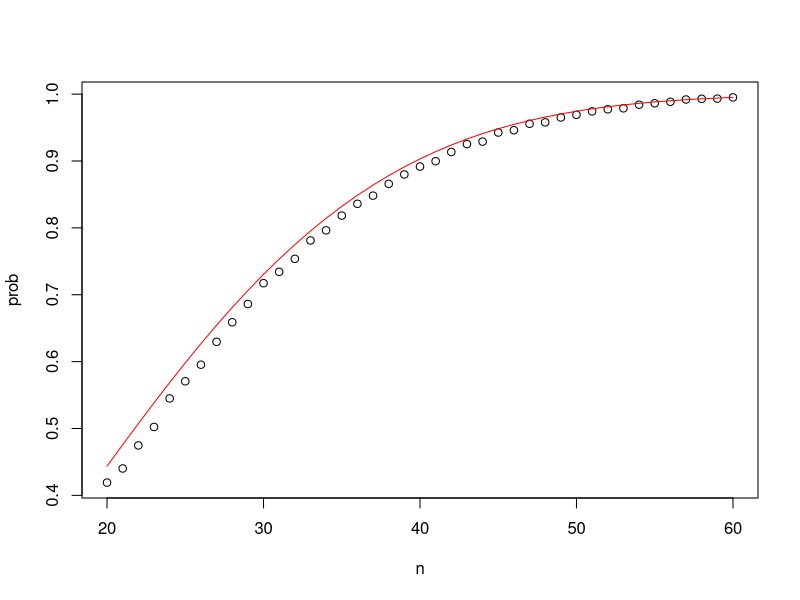

This chart was generated by the following R code:
# Find probability of students having same birthday in class

# Compute probability of students having same birthday using Monte carlo simulation
compute_prob <- function(n ,B=10000) {
  same_day <- replicate( B ,{
    bdays <- sample(1:365, n, replace=TRUE)
    any(duplicated(bdays))
  })
  mean(same_day)
}

# Compute probability  of students having same birthday using exact computations
exact_prob <- function(n) {
  unique_bday <- seq(365, 365-n)/365
  1 - prod(unique_bday)
}

# Plot the graph of probability for same birthday using Monte carlo and exact coputation
# number of students
n <- seq(20,60)
prob <- sapply(n, compute_prob)
eprob <- sapply(n, exact_prob)

# Plot monte carlo probability and draw line of exact probability
plot(n, prob)
lines(n, eprob, col="red")


